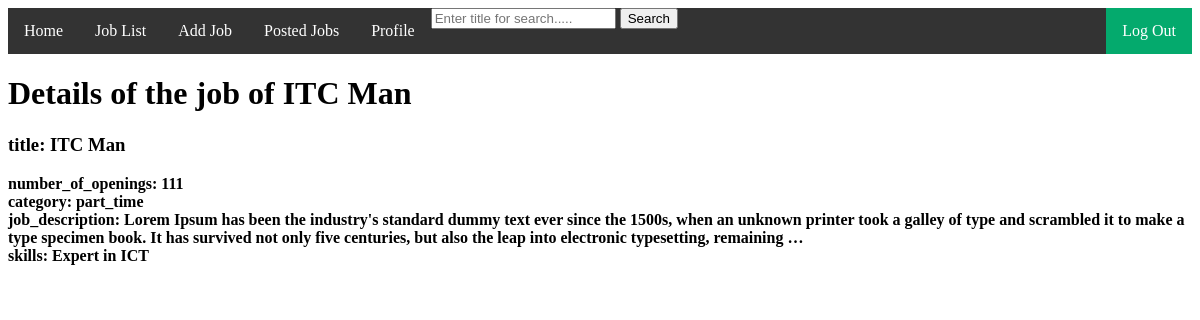
Page /jobdetails/5 (signed in) on the committed database.
### myApp/models.py (models this page shows)
class jobmodel(models.Model):
    category=[
        ('full_time','Full_Time'),
        ('part_time','Part_Time'),
    ]
    created_by=models.ForeignKey(customuser,on_delete=models.CASCADE,null=True)
    title=models.CharField(max_length=100,null=True)
    number_of_openings=models.CharField(max_length=100,null=True)
    category=models.CharField(choices=category,max_length=100,null=True)
    job_description=models.TextField(null=True)
    skills=models.CharField(max_length=100,null=True)

### myProject/views.py (the view)
# urls.py: path('jobdetails/<str:myid>',jobdetails,name="jobdetails"),
@login_required
def jobdetails(request,myid):
    job=jobmodel.objects.filter(id=myid)
    return render(request,'jobdetails.html',{'job':job})

### Template/jobdetails.html
{% extends 'index.html' %}
{% block content %}
{% for i in job %}
<h1>Details of the job of {{i.title}} </h1>
<h3>title: {{i.title}} </h3>
<b>number_of_openings: {{i.number_of_openings}} </b> <br>
<b>category: {{i.category}} </b> <br>
<b>job_description: {{i.job_description}} </b> <br>
<b>skills: {{i.skills}} </b> <br>
{% endfor %}
{% endblock content %}

### rows in the picture
jobmodel: title "ITC Man", number_of_openings "111", category "part_time", job_description "Lorem Ipsum has been the industry's standard dummy text ever since the 1500s, when an unknown printer took a galley of type and scrambled it to make a type specimen book. It has survived not only five centuries, but also the leap into electronic typesetting, remaining …", skills "Expert in ICT"
